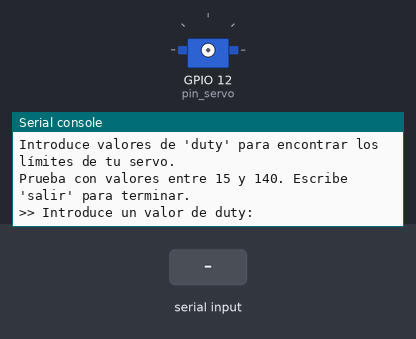
The program below on a simulated ESP32 board running MicroPython. On the bench: servo, the last lines printed to the serial console. Inputs (shaded band) come from the test bench. Servo angles are drawn from the pulse width (0.5 ms = 0°, 2.5 ms = 180°). At 2.8 s the program stops and its outputs stay as they are.

Above: at 1.2 s.
1.3 s: "90" typed at the serial console, then Enter
At 2.5 s:
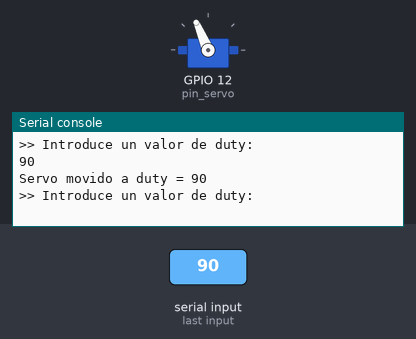
2.8 s: "salir" typed at the serial console, then Enter
At 3.7 s:
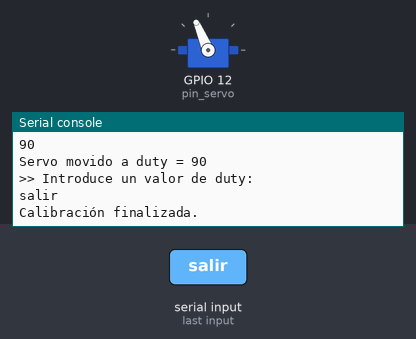

The program:

Calibrar_Servo.py
```python
from machine import Pin, PWM

# --- Script para Calibrar un Servomotor ---

# Asegúrate de que el pin sea el correcto
pin_servo = Pin(12, Pin.OUT)
servo = PWM(pin_servo, freq=50)

print("--- Herramienta de Calibración de Servo ---")
print("Introduce valores de 'duty' para encontrar los límites de tu servo.")
print("Prueba con valores entre 15 y 140. Escribe 'salir' para terminar.")

while True:
    try:
        # Lee el valor que escribes en la consola de Thonny
        valor = input(">> Introduce un valor de duty: ")

        if valor.lower() == 'salir':
            break

        duty_val = int(valor)
        servo.duty(duty_val) # Mueve el servo al valor introducido
        print(f"Servo movido a duty = {duty_val}")

    except ValueError:
        print("Por favor, introduce un número entero válido o 'salir'.")

# Desactiva el servo para que no se fuerce
servo.deinit()
print("Calibración finalizada.")
```

Measured:
- after the input at 1.3 s, the serial console: prints a new line at once (image 1)
- after the input at 2.8 s, the serial console: prints a new line at once (image 2)
